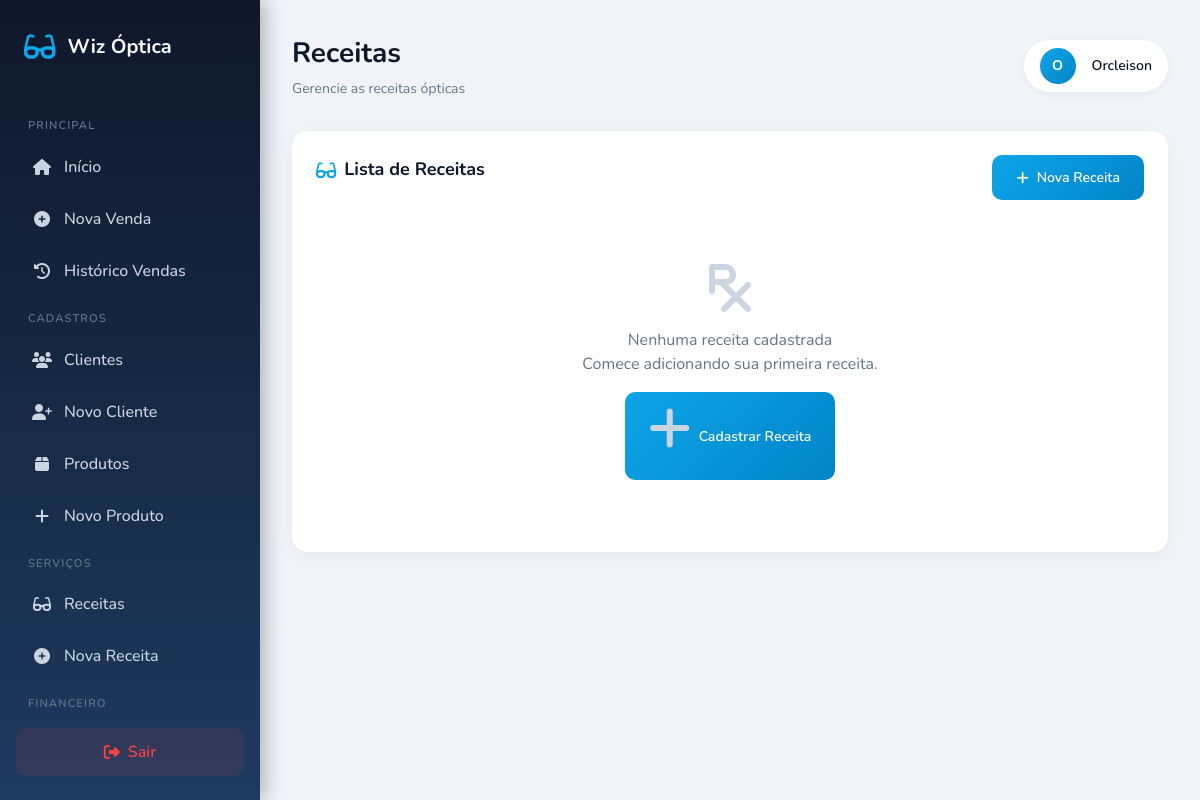
The app's page /otica/views/receitas/index.php (signed in), older data.
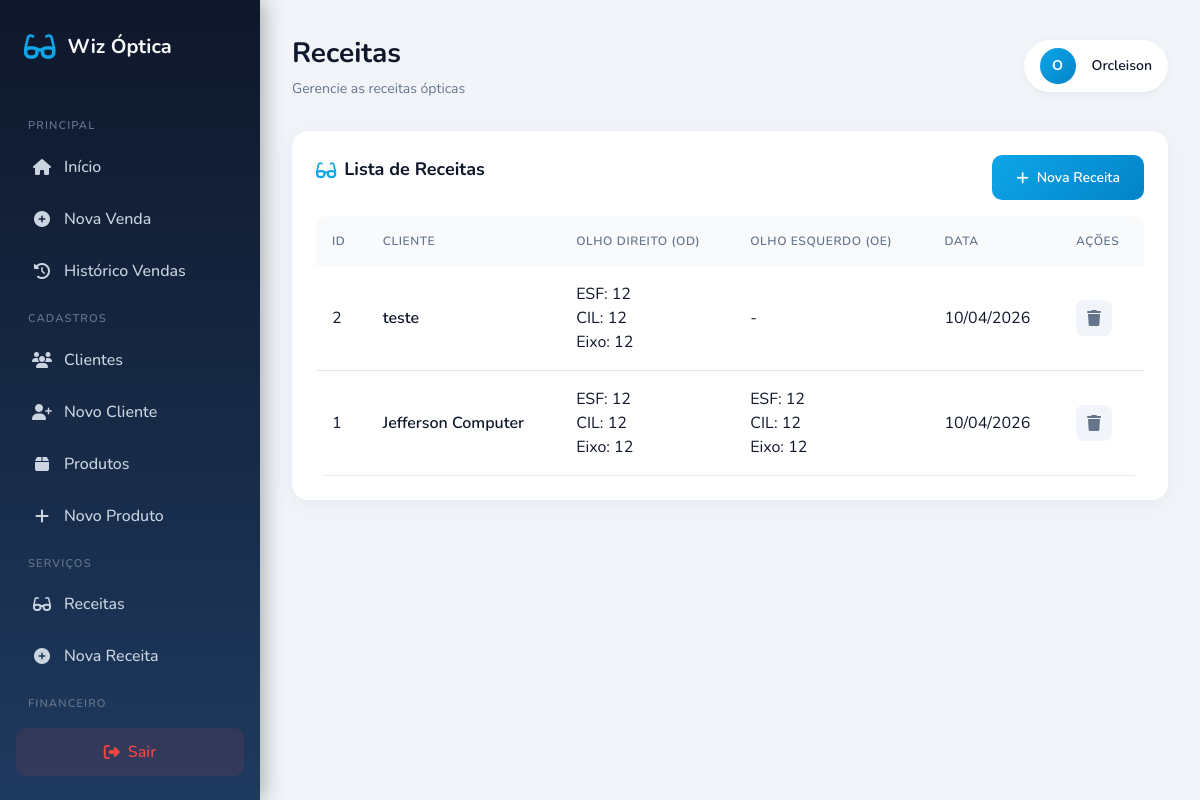
The same page, newer data.
### tables this page shows
CREATE TABLE `receitas` (
  `id` bigint(20) UNSIGNED NOT NULL,
  `cliente_id` int(11) DEFAULT NULL,
  `esfera_od` varchar(10) DEFAULT NULL,
  `cilindro_od` varchar(10) DEFAULT NULL,
  `eixo_od` varchar(10) DEFAULT NULL,
  `adicao_od` varchar(10) DEFAULT NULL,
  `esfera_oe` varchar(10) DEFAULT NULL,
  `cilindro_oe` varchar(10) DEFAULT NULL,
  `eixo_oe` varchar(10) DEFAULT NULL,
  `adicao_oe` varchar(10) DEFAULT NULL,
  `obs` text DEFAULT NULL,
  `data_receita` date DEFAULT NULL,
  `validade` date DEFAULT NULL
);

CREATE TABLE `clientes` (
  `id` bigint(20) UNSIGNED NOT NULL,
  `nome` varchar(100) NOT NULL,
  `telefone` varchar(20) DEFAULT NULL,
  `cpf` varchar(14) DEFAULT NULL,
  `email` varchar(100) DEFAULT NULL,
  `data_nascimento` date DEFAULT NULL,
  `criado_em` timestamp NOT NULL DEFAULT current_timestamp(),
  `endereco` text DEFAULT NULL,
  `bairro` text DEFAULT NULL,
  `numero` int(11) DEFAULT NULL
);

### otica/views/receitas/index.php (the view, shortened to what this page needs)
<?php
$db = Database::getInstance()->getConnection();
try {
    $stmt = $db->query("SELECT r.*, c.nome as cliente_nome FROM receitas r LEFT JOIN clientes c ON r.cliente_id = c.id ORDER BY r.id DESC");
    $receitas = $stmt->fetchAll();
} catch (PDOException $e) {
    error_log("Erro: " . $e->getMessage());
    $receitas = [];
}
include '../layout_base.php';
?>
<div class="card">
    <div class="flex justify-between items-center mb-4">
        <h2 class="card-title">
            <i class="fas fa-glasses"></i>
            Lista de Receitas
        </h2>
        <a href="nova.php" class="btn btn-primary">
            <i class="fas fa-plus"></i>
            Nova Receita
        </a>
    </div>
    <?php if (empty($receitas)): ?>
    <div class="empty-state">
        <i class="fas fa-prescription"></i>
        <h3>Nenhuma receita cadastrada</h3>
        <p>Comece adicionando sua primeira receita.</p>
        <a href="nova.php" class="btn btn-primary mt-4">
            <i class="fas fa-plus"></i>
            Cadastrar Receita
        </a>
    </div>
    <?php else: ?>
    <div class="table-container">
        <table class="table">
            <thead>
                <tr>
                    <th>ID</th>
                    <th>Cliente</th>
                    <th>Olho Direito (OD)</th>
                    <th>Olho Esquerdo (OE)</th>
                    <th>Data</th>
                    <th>Ações</th>
                </tr>
            </thead>
            <tbody>
                <?php foreach ($receitas as $r): ?>
                <tr>
                    <td><?php echo $r['id']; ?></td>
                    <td class="font-semibold"><?php echo htmlspecialchars($r['cliente_nome'] ?? '-'); ?></td>
                    <td>
                        <?php
                        $od = [];
                        if (!empty($r['esfera_od'])) $od[] = "ESF: {$r['esfera_od']}";
                        if (!empty($r['cilindro_od'])) $od[] = "CIL: {$r['cilindro_od']}";
                        if (!empty($r['eixo_od'])) $od[] = "Eixo: {$r['eixo_od']}";
                        echo !empty($od) ? implode('<br>', $od) : '-';
                        ?>
                    </td>
                    <td>
                        <?php
                        $oe = [];
                        if (!empty($r['esfera_oe'])) $oe[] = "ESF: {$r['esfera_oe']}";
                        if (!empty($r['cilindro_oe'])) $oe[] = "CIL: {$r['cilindro_oe']}";
                        if (!empty($r['eixo_oe'])) $oe[] = "Eixo: {$r['eixo_oe']}";
                        echo !empty($oe) ? implode('<br>', $oe) : '-';
                        ?>
                    </td>
                    <td><?php echo $r['data_receita'] ? date('d/m/Y', strtotime($r['data_receita'])) : '-'; ?></td>
                    <td>
                        <div class="actions">
                            <a href="excluir.php?id=<?php echo $r['id']; ?>" class="btn-icon danger" title="Excluir" onclick="return confirm('Tem certeza que deseja excluir esta receita?');">
                                <i class="fas fa-trash"></i>
                            </a>
                        </div>
                    </td>
                </tr>
                <?php endforeach; ?>
            </tbody>
        </table>
    </div>
    <?php endif; ?>
</div>
<?php include '../layout_end.php'; ?>

Row changes from the older to the newer data that the page shows:
added receitas: id "2", cliente.nome "teste", od "ESF: 12 CIL: 12 Eixo: 12", data_receita "10/04/2026"
added receitas: id "1", cliente.nome "Jefferson Computer", od "ESF: 12 CIL: 12 Eixo: 12", oe "ESF: 12 CIL: 12 Eixo: 12", data_receita "10/04/2026"
Text that changed along with them:
text no longer shown: "Nenhuma receita cadastrada Comece adicionando sua primeira receita. Cadastrar Receita"
text now shown: "ID CLIENTE OLHO DIREITO (OD) OLHO ESQUERDO (OE) DATA AÇÕES"
